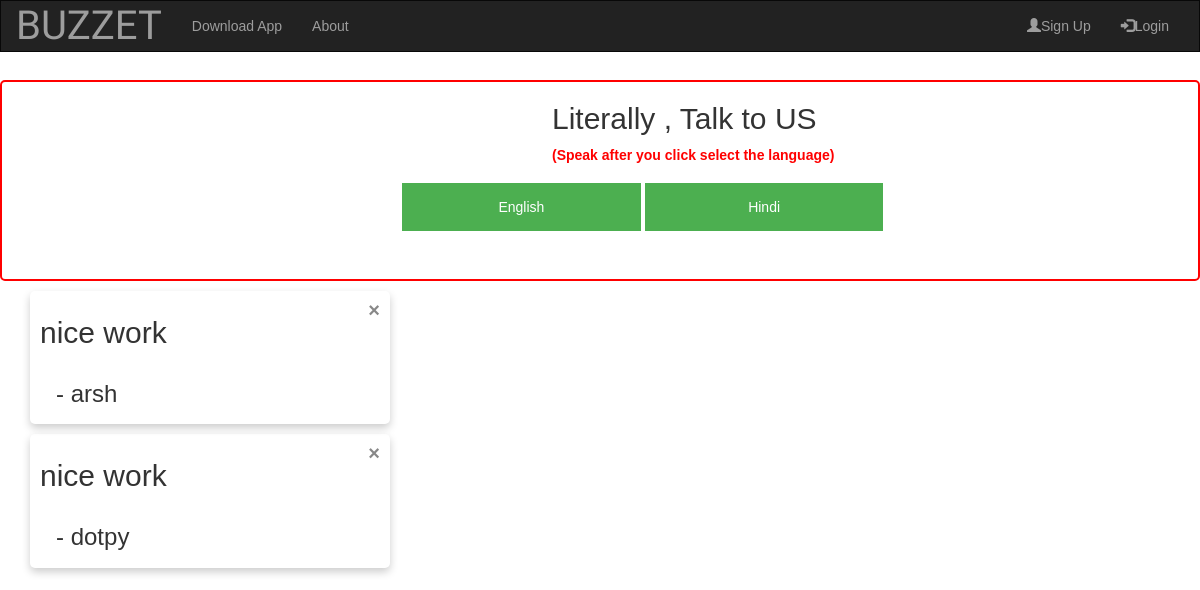
The page /ocrapp/about/ on the database as committed earlier.
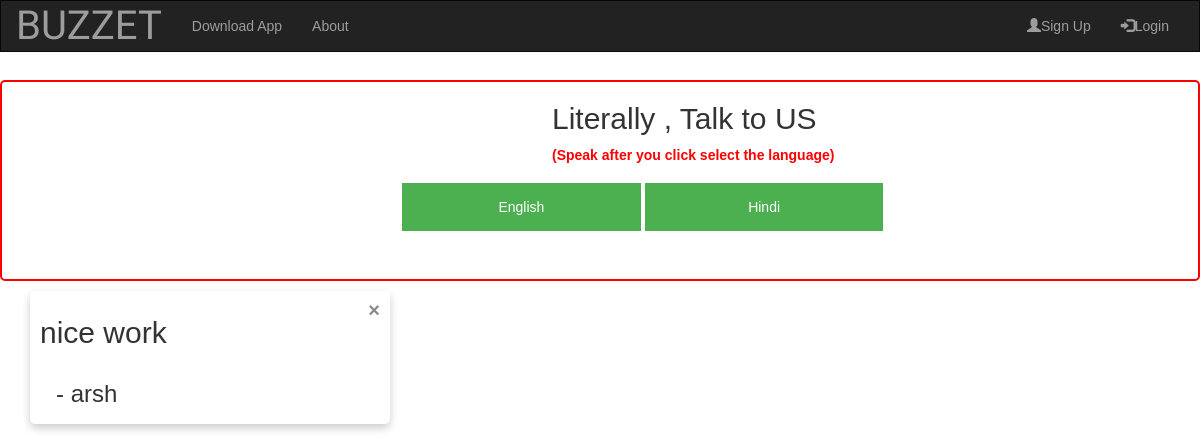
The same page on the database as committed later.
### ocrapp/models.py (models this page shows)
class feedback(models.Model):
    feedback_name = models.CharField(max_length = 50)
    feedback_comment = models.CharField(max_length = 100)

### ocrapp/views.py (the view)
# urls.py: path('about/',views.about,name='about'),
def about(request):
    feed_list  = []
    feed = feedback.objects.all()
    for x in feed:
        feed_list.append(x)
    return render(request,'ocrapp/about.html',{'feed':feed_list})

### templates/ocrapp/about.html (shortened to what this page needs)
{% extends "ocrapp/base.html" %}
{% load static %}
{% block extrahead %}
<link rel="stylesheet" type="text/css" href="{% static 'style/about.css' %}">
{% endblock %}
{% block body_block %}
<br><br><br><br>
<div style="padding-left:400px;border: 2px solid red;border-radius: 5px;border-width:60%;padding-bottom:40px;">
<h2 style="padding-left:150px;">Literally , Talk to US</h2>
<p style="color:red;padding-left:150px;"><b>(Speak after you click select the language)</b></p>
   <a href="feedback_view"><button type="submit" class="english" value="upload" >English</button></a>
   <a href="feedback_hindi"><button type="submit" class="hindi" value="upload" >Hindi</button></a>
   </div>
   {% for feeds in feed %}
   <div class="card">
              <span class="closebtn" onclick="this.parentElement.style.display='none'">&times;</span>
              <h2>{{feeds.feedback_comment}}</h2>
              <div class="container" style="padding-lleft:1000px;">
                <h3 > - {{feeds.feedback_name}}</h3>
              </div>
            </div>
   {% endfor %}
{% endblock %}

Rows that differ between the two databases and show on the page:
removed feedback: feedback_comment "nice work", feedback_name "dotpy"
